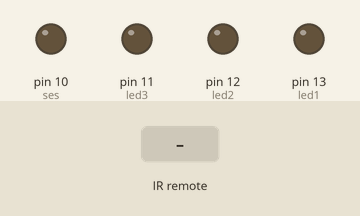
Recording of a sketch running on a simulated Arduino Uno, built with avr-gcc and run on an emulated ATmega328P. Parts: output pins drawn as LEDs (lit = HIGH). The test bench sets the inputs (shaded band).

Above: at 1.2 s.
1.3 s: infrared code 0xFF30CF received
At 2.5 s:
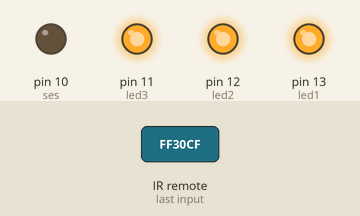
2.8 s: infrared code 0xFF38C7 received
At 3.7 s:
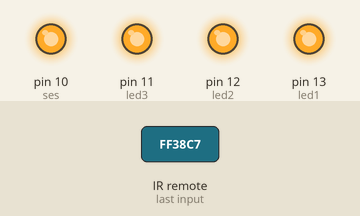
4.3 s: infrared code 0xFF6897 received
At 4.9 s:
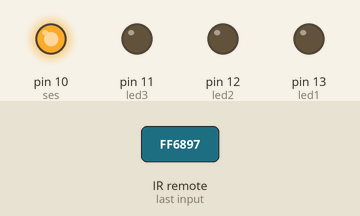
5.8 s: infrared code 0xFF18E7 received
At 7.0 s:
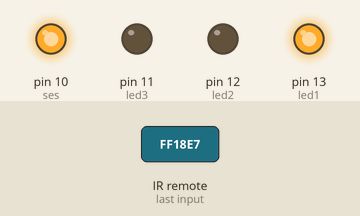
7.3 s: infrared code 0xFF7A85 received
At 8.4 s:
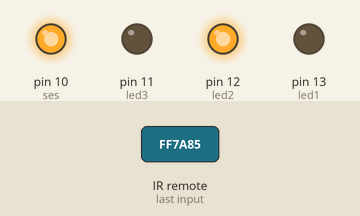
8.8 s: infrared code 0xFF10EF received
At 9.5 s:
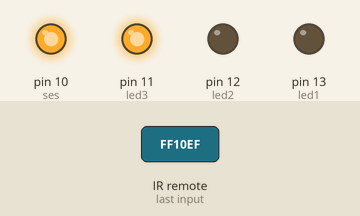
Timing chart, 0 to 11.3 s (numbered marks = the images above; inputs shaded):
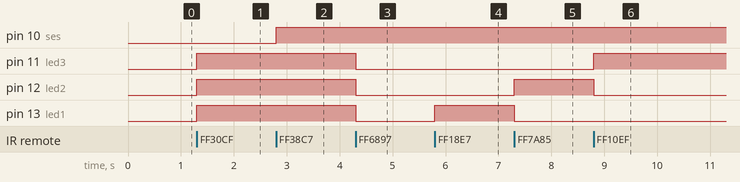

The sketch:

ir_ornek.ino
```cpp
#include <IRremote.h>
int led1=13,led2=12,led3=11,ses=10,IRpin=3;
IRrecv IR0(IRpin);
decode_results results;
#define tus0 16738455
#define tus1 16724175
#define tus2 16718055
#define tus3 16743045
#define tus4 16716015
#define tus5 16726215
void setup() {
 pinMode(led1,OUTPUT);
 pinMode(led2,OUTPUT);
 pinMode(led3,OUTPUT);
 pinMode(ses,OUTPUT);
IR0.enableIRIn();
}

void loop() {
  if(IR0.decode(&results)){
    IR0.resume();
    if(results.value==tus1){
      digitalWrite(led1,1);
      digitalWrite(led2,1);
      digitalWrite(led3,1);
    }
    else if(results.value==tus0){
      digitalWrite(led1,0);
      digitalWrite(led2,0);
      digitalWrite(led3,0);
    }
    else if(results.value==tus2){
      digitalWrite(led1,!digitalRead(led1));
      digitalWrite(led2,0);
      digitalWrite(led3,0);
    }
     else if(results.value==tus3){
      digitalWrite(led2,!digitalRead(led2));
      digitalWrite(led1,0);
      digitalWrite(led3,0);
    }
     else if(results.value==tus4){
      digitalWrite(led3,!digitalRead(led3));
      digitalWrite(led2,0);
      digitalWrite(led1,0);
    }
    if(results.value==tus5){
      digitalWrite(ses,!digitalRead(ses));
    }
    delay(100);
  }

}
```

Measured:
- after the input at 1.3 s, pin 11 (led3), pin 12 (led2), pin 13 (led1): LOW → HIGH at once
- after the input at 2.8 s, pin 10 (ses): LOW → HIGH at once
- after the input at 4.3 s, pin 11 (led3), pin 12 (led2), pin 13 (led1): HIGH → LOW at once
- after the input at 5.8 s, pin 13 (led1): LOW → HIGH at once
- after the input at 7.3 s, pin 12 (led2): LOW → HIGH at once; pin 13 (led1): HIGH → LOW at once
- after the input at 8.8 s, pin 11 (led3): LOW → HIGH at once; pin 12 (led2): HIGH → LOW at once
